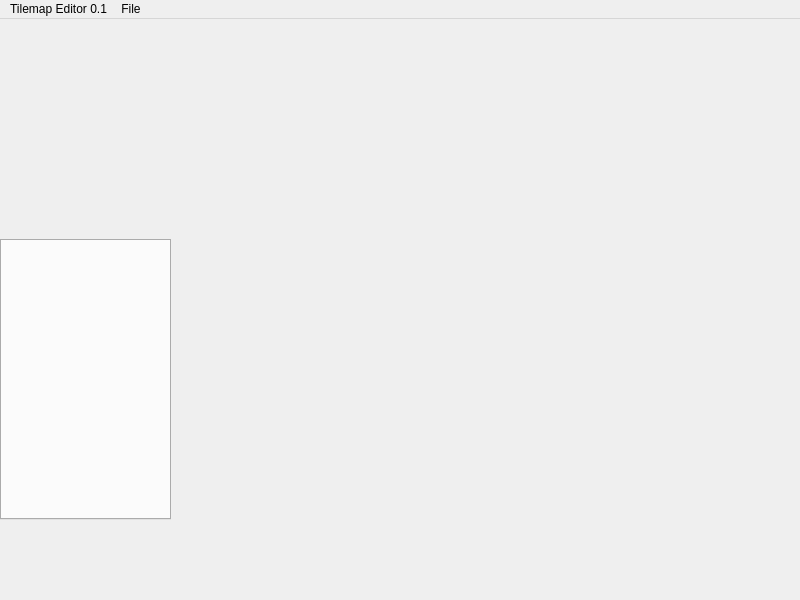
<?xml version="1.0" encoding="UTF-8"?>
<ui version="4.0">
 <class>MainWindow</class>
 <widget class="QMainWindow" name="MainWindow">
  <property name="geometry">
   <rect>
    <x>0</x>
    <y>0</y>
    <width>800</width>
    <height>600</height>
   </rect>
  </property>
  <property name="windowTitle">
   <string>MainWindow</string>
  </property>
  <widget class="QWidget" name="centralwidget">
   <widget class="QTabWidget" name="tileSheetTabs">
    <property name="geometry">
     <rect>
      <x>0</x>
      <y>220</y>
      <width>171</width>
      <height>281</height>
     </rect>
    </property>
   </widget>
  </widget>
  <widget class="QMenuBar" name="menubar">
   <property name="geometry">
    <rect>
     <x>0</x>
     <y>0</y>
     <width>800</width>
     <height>20</height>
    </rect>
   </property>
   <widget class="QMenu" name="menuTilemap_Editor_1">
    <property name="title">
     <string>Tilemap Editor 0.1</string>
    </property>
   </widget>
   <widget class="QMenu" name="menuFile">
    <property name="title">
     <string>File</string>
    </property>
    <addaction name="newMapAction"/>
    <addaction name="separator"/>
    <addaction name="saveMapAction"/>
   </widget>
   <addaction name="menuTilemap_Editor_1"/>
   <addaction name="menuFile"/>
  </widget>
  <action name="newMapAction">
   <property name="text">
    <string>New Map</string>
   </property>
   <property name="shortcut">
    <string>Ctrl+N</string>
   </property>
  </action>
  <action name="saveMapAction">
   <property name="text">
    <string>Save Map</string>
   </property>
   <property name="shortcut">
    <string>Ctrl+S</string>
   </property>
  </action>
 </widget>
 <layoutdefault spacing="6" margin="11"/>
 <resources/>
 <connections/>
</ui>
